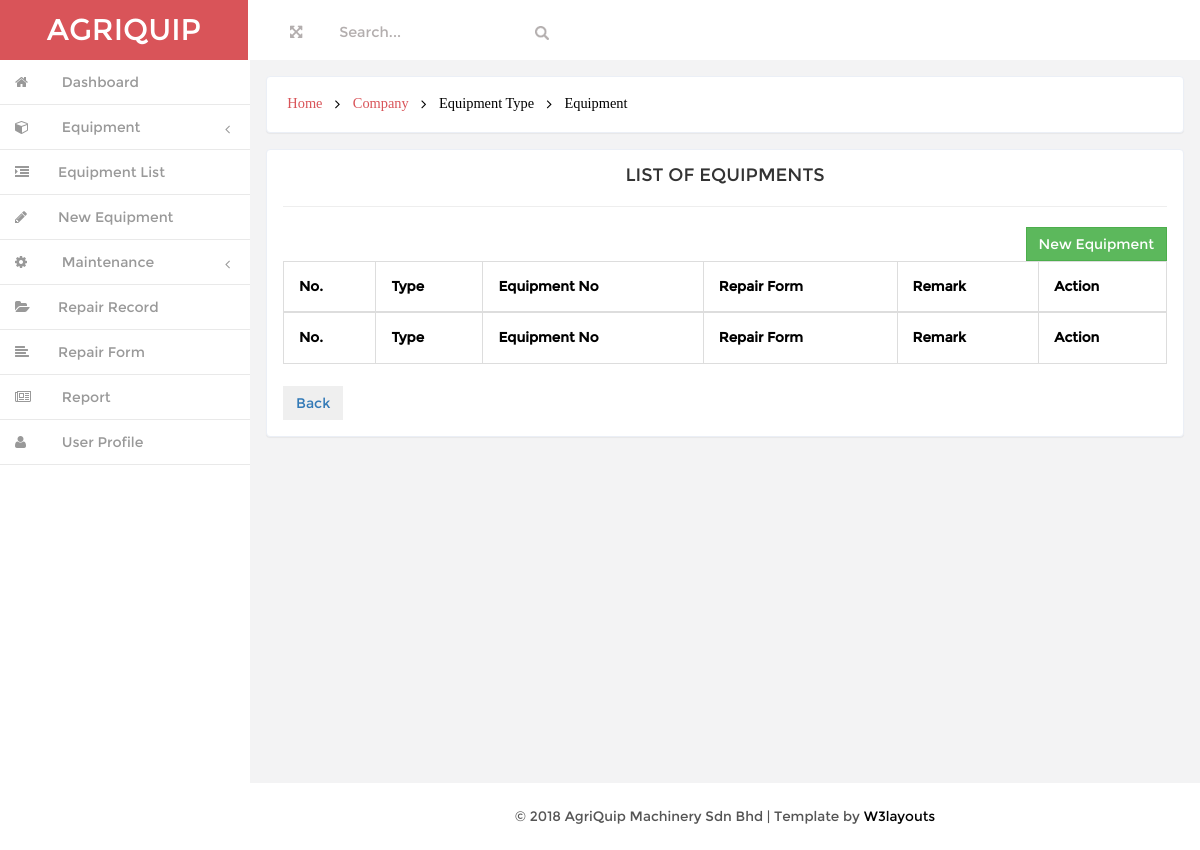
Before: /user/admin/type_equipment.php?type_name=MHPD - Pallet Dolley with the older database file.
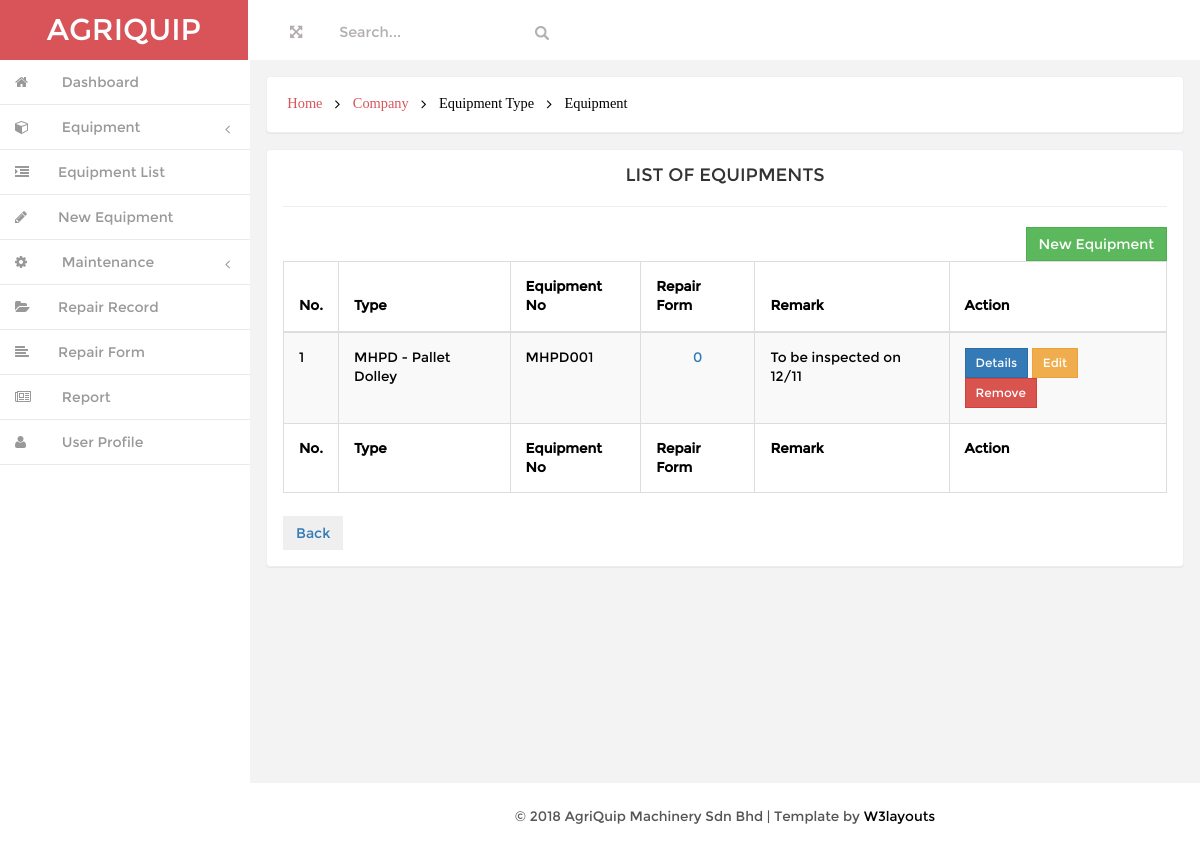
After: the same page with the newer database file.
### tables this page shows
CREATE TABLE IF NOT EXISTS `equipment` (
  `id` int(20) NOT NULL AUTO_INCREMENT,
  `type_name` varchar(200) NOT NULL,
  `equipment_no` varchar(200) NOT NULL,
  `manufacture_year` varchar(200) NOT NULL,
  `seriel_no` varchar(200) NOT NULL,
  `remark` varchar(200) NOT NULL,
  `type_id` int(20) NOT NULL,
  PRIMARY KEY (`id`)
);

### user/admin/type_equipment.php (the view, shortened to what the changed rows need)
<!DOCTYPE HTML>
<html>
<head>
<link href="css/bootstrap.min.css" rel='stylesheet' type='text/css' />
<link href="css/style.css" rel='stylesheet' type='text/css' />
<link href="css/font-awesome.css" rel="stylesheet">
<link href="css/custom.css" rel="stylesheet">
<?php include "database.php"; ?>
</head>
<body>
<div id="wrapper">
        <nav class="navbar-default navbar-static-top" role="navigation">
             <div class="navbar-header">
               <h1> <a class="navbar-brand" href="index.html">AGRIQUIP</a></h1>
			   </div>
        </nav>
		 <div id="page-wrapper" class="gray-bg dashbard-1">
       <div class="content-main">
		     <div class="banner">
		    	<h2>
				<a href="dashboard.php">Home</a>
				<i class="fa fa-angle-right"></i>
        <a href="companylist.php">Company</a>
        <i class="fa fa-angle-right"></i>
        <span>Equipment Type</span>
        <i class="fa fa-angle-right"></i>
				<span>Equipment</span>
				</h2>
		    </div>
 	<div class="blank">
			<div class="blank-page">
        <div class="body">
					<div class="table-responsive">
        <table class="table table-striped table-bordered table-hover table-sm" id="dataTables-example">
          <thead>
            <tr>
              <th>No.</th>
							<th>Type</th>
              <th>Equipment No</th>
							<th>Repair Form</th>
							<th>Remark</th>
							<th>Action</th>
						</tr>
          </thead>
					<tfoot>
						<tr>
              <th>No.</th>
							<th>Type</th>
              <th>Equipment No</th>
							<th>Repair Form</th>
							<th>Remark</th>
							<th>Action</th>
						</tr>
          </tfoot>
					<tbody>
						<?php
							$count = 0;
              $type_name = $_GET['type_name'];
							$sql = "SELECT equipment.id, equipment.equipment_no, equipment.type_name, equipment.manufacture_year, equipment.seriel_no, equipment.remark, equipment_type.company_name
                      FROM equipment LEFT JOIN equipment_type ON equipment.type_name=equipment_type.type_name
                      WHERE equipment.type_name='$type_name' ORDER BY equipment_no ASC";
							$result = $conn->query($sql);
							while($row = $result->fetch_assoc()){
								$equipment_id = $row["id"];
                $type_name = $row["type_name"];
                $equipment_no = $row["equipment_no"];
								$remark = $row["remark"];
								$count++;
						?>
            <?php
            $sqlrepair="SELECT repair_id FROM repair WHERE equipment_no='$equipment_no'";
            if ($resultrepair=mysqli_query($conn,$sqlrepair))
              {
              $rowcountrepair=mysqli_num_rows($resultrepair);
            ?>
						<tr>
							<td><?php echo $count; ?></td>
							<td><?php echo $type_name; ?></td>
							<td><?php echo $equipment_no; ?></td>
							<td align="center"><?php echo "<a href = 'equipment_repairlist.php?equipment_no=$equipment_no'>$rowcountrepair</a>"; ?></td>
                <?php
                  }
                ?>
							<td><?php echo $remark; ?></td>
							<td>
								<div>
									<a href="#equipmentInfo<?php echo $equipment_no;?>" data-toggle="modal"><button type="button" class="btn btn-sm btn-primary">Details</button></a>
									<a href="#editEquipment<?php echo $equipment_id;?>" data-toggle="modal"><button type='button' class='btn btn-sm btn-warning'>Edit</button></a>
                  <a href="#deleteEquipment<?php echo $equipment_no;?>" data-toggle="modal"><button type='button' class='btn btn-sm btn-danger'>Remove</button></a>
                </div>
							</td>
						</tr>
						<?php }
            ?>
					</tbody>
        </table>
			</div>
		</div>
		<br>
	 </div>
	</div>
		</div>
		</div>
       </div>
</body>
</html>

Changed rows visible on the page:
now on this page (row edited): equipment: type_name "MHPD - Pallet Dolley", equipment_no "MHPD001", rowcountrepair "0", remark "To be inspected on 12/11"
